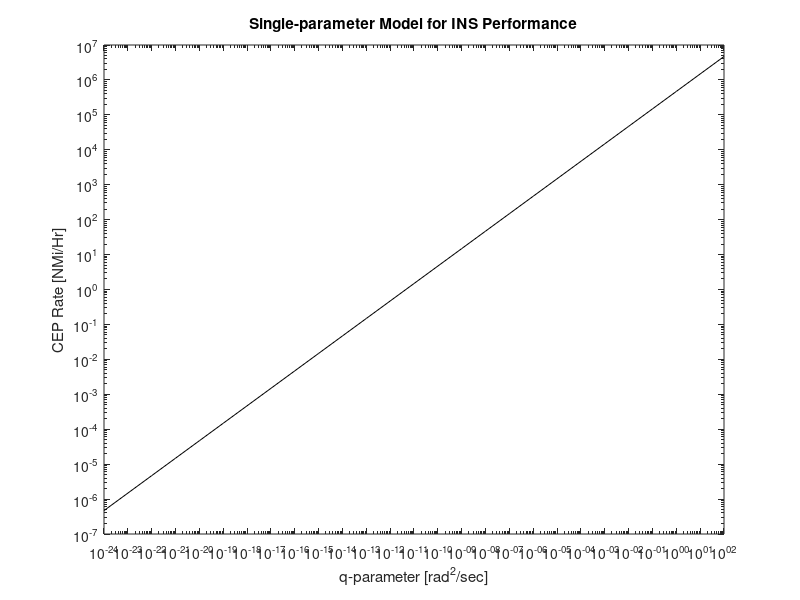

This chart was generated by the following MATLAB code:
%
% A single-parameter model of horizontal INS errors is used to characterize
% CEP rate as a function of that parameter.
% 
%
clear all;
close all;
%
dt              = 1;        % time-sep
g               = 9.8;      % gravitational acceleration [m/s/s]
OmegaEarth      = 7.3e-5;   % earthrate [rad/sec]
OmegaSchuler    = 0.00124;  % Schuler frequency [rad/sec]
phi             = 40*pi/180;% latitude [rad]
%
% Dynamic coefficient matrix (FINS) and state transition matrix (PhiINS)
% for the 6-state INS horizontal error model.
%
FINS   = [0 0 1 0 0 0; 0 0 0 1 0 0; -OmegaSchuler^2 0 0 -2*sin(phi)*OmegaEarth -g 0; 0 -OmegaSchuler^2 2*sin(phi)*OmegaEarth 0 0 g; 0 0 0 0 0 0; 0 0 0 0 0 0];
PhiINS = expm(dt*FINS);
%
% Compute CEP rate as a function of the model parameter q
%
j = 0;
for log10q=-24:2,
    j       = j + 1;
    Log10q(j) = log10q;
    q(j)    = 10^log10q;
    Q       = zeros(6);
    Q(5,5)  = q(j);
    Q(6,6)  = q(j);
    P       = zeros(6);
    k       = 0;
    for t=0:dt:3600;
        k           = k + 1;
        Hr(k)       = t/3600;
        NMiCEP(j,k) = 1.177410022*sqrt(P(1,1)+P(2,2))/1852;
        %
        % There are 1852 meters per nautical mile.
        % The factor 1.177410022 for converting radial RMS to CEP
        % is exact for circular normal distributions.
        %
        P           = PhiINS*P*PhiINS' + Q;
    end;
end;
%
% CEP rate is computed from least-squares straight-line fit of CEP versus
% time over 1 hour period.
%
CEPrate = Hr*NMiCEP'/(Hr*Hr'); % least squares solution for CEP rate
%
% Plot CEP rate versus q
%
loglog(q,CEPrate,'k-');
xlabel('q-parameter [rad^2/sec]');
ylabel('CEP Rate [NMi/Hr]');
title('Single-parameter Model for INS Performance');
%
% Compute & display q-values for CEP rate= .01, .1, 1, 10, 100, 1000 NMi/Hr
%
j = 0;
for log10CEPrateX=-2:3,
    j = j + 1;
    CEPrateX(j) = 10^log10CEPrateX;
    qX(j)       = 10^interp1(log10(CEPrate),log10(q),log10CEPrateX);
    disp(['CEP Rate = ',num2str(CEPrateX(j)),'[NMi/Hr], q = ',num2str(qX(j))]);
end;
